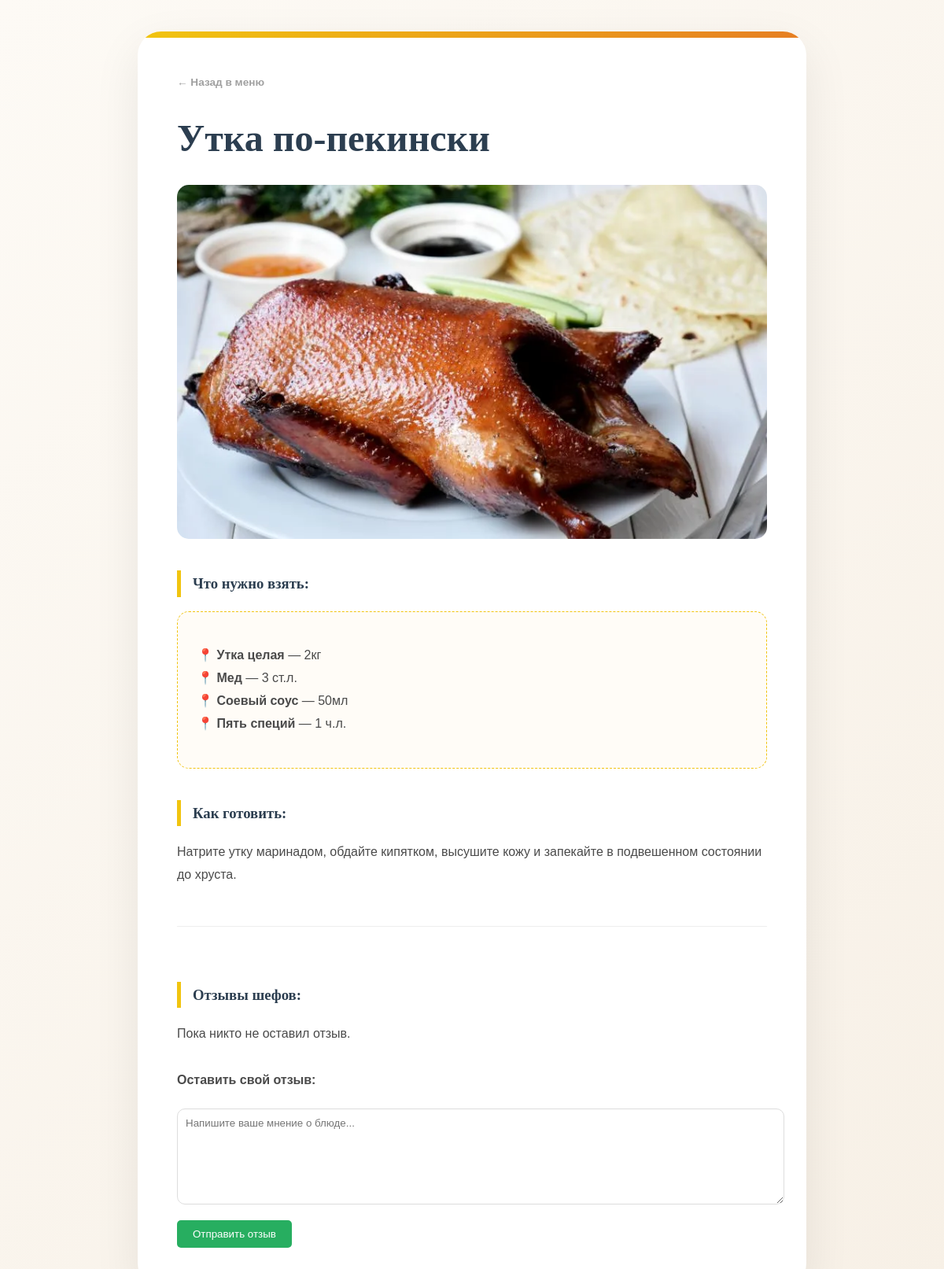
Screenshot of /menu/5/ with the database file from the repository.
### recipes/models.py (models this page shows, shortened)
class Recipe(models.Model):
    DIFFICULTY_CHOICES = [('easy', 'Легко'), ('medium', 'Средне'), ('hard', 'Сложно')]
    title = models.CharField(max_length=200, verbose_name="Название блюда")
    description = models.TextField(verbose_name="Описание приготовления")
    image = models.ImageField(upload_to='recipes/', verbose_name="Фото блюда", blank=True, null=True)
    author = models.ForeignKey(ChefProfile, on_delete=models.CASCADE, related_name='recipes', null=True)
    category = models.ForeignKey(Category, on_delete=models.SET_NULL, null=True)
    difficulty = models.CharField(max_length=10, choices=DIFFICULTY_CHOICES, default='easy')
    cooking_time = models.PositiveIntegerField(default=30)
    created_at = models.DateTimeField(auto_now_add=True)

class Ingredient(models.Model):
    recipe = models.ForeignKey(Recipe, on_delete=models.CASCADE, related_name='ingredients_list')
    name = models.CharField(max_length=100)
    amount = models.CharField(max_length=50)

### recipes/views.py (the view)
# urls.py: path('menu/<int:pk>/', recipe_detail, name='recipe_detail'),
def recipe_detail(request, pk):
    recipe = get_object_or_404(Recipe, pk=pk)
    chef_name = request.session.get('chef_name')
    if request.method == 'POST' and chef_name:
        author = ChefProfile.objects.get(username=chef_name)
        Comment.objects.create(recipe=recipe, author=author, text=request.POST.get('text'))
        return redirect('recipe_detail', pk=pk)
    return render(request, 'recipe_detail.html', {'recipe': recipe, 'chef': chef_name})

### recipes/templates/recipe_detail.html (shortened to what this page needs)
<!DOCTYPE html>
{% load static %}
<html lang="ru">
<head>
    <link href="https://googleapis.com" rel="stylesheet">
</head>
<body>
    <div class="recipe-card">
        <a href="{% url 'menu' %}" class="back-link">← Назад в меню</a>
        <h1>{{ recipe.title }}</h1>
        {% if recipe.image_name %}
            <img src="{% static recipe.image_name %}" class="recipe-image" alt="{{ recipe.title }}">
        {% elif recipe.image %}
            <img src="{% static recipe.image %}" class="recipe-image" alt="{{ recipe.title }}">
        {% endif %}
        <h3>Что нужно взять:</h3>
        <div class="ingredients-box">
            <ul style="list-style: none; padding: 0;">
                {% for item in recipe.ingredients_list.all %}
                    <li>📍 <b>{{ item.name }}</b> — {{ item.amount }}</li>
                {% empty %}
                    <li>Ингредиенты не указаны</li>
                {% endfor %}
            </ul>
        </div>
        <h3>Как готовить:</h3>
        <div class="instructions">{{ recipe.description }}</div>
        <div style="margin-top: 50px; border-top: 1px solid #eee; padding-top: 30px;">
            <h3>Отзывы шефов:</h3>
            {% for comment in recipe.comments.all %}
                <div class="comment">
                    <b>{{ comment.author.username }}</b>: {{ comment.text }}
                    <div style="font-size: 0.8em; color: #999;">{{ comment.created_at|date:"d.m.Y H:i" }}</div>
                </div>
            {% empty %}
                <p>Пока никто не оставил отзыв.</p>
            {% endfor %}
            <h4 style="margin-top: 30px;">Оставить свой отзыв:</h4>
            <form method="POST">
                <textarea name="text" placeholder="Напишите ваше мнение о блюде..." required></textarea>
                <button type="submit" class="btn-comment">Отправить отзыв</button>
            </form>
        </div>
    </div>
</body>
</html>

### recipes/templates/recipe_detail.html (style rules this page uses)
body { font-family: 'Montserrat', sans-serif; background: linear-gradient(135deg, #fdfaf5 0%, #f7f0e6 100%); color: #4a4a4a; line-height: 1.8; margin: 0; padding: 40px 20px; display: flex; justify-content: center; min-height: 100vh; }
.recipe-card { background: #ffffff; max-width: 750px; width: 100%; padding: 50px; border-radius: 30px; box-shadow: 0 20px 60px rgba(0,0,0,0.08); position: relative; overflow: hidden; }
.recipe-card::before { content: ""; position: absolute; top: 0; left: 0; right: 0; height: 8px; background: linear-gradient(90deg, #f1c40f, #e67e22); }
.back-link { display: inline-flex; align-items: center; text-decoration: none; color: #a0a0a0; font-size: 0.85em; font-weight: 600; margin-bottom: 30px; transition: 0.3s; }
h1 { font-family: 'Playfair Display', serif; font-size: 3em; line-height: 1.2; margin: 0 0 30px 0; color: #2c3e50; }
.recipe-image { width: 100%; height: 450px; object-fit: cover; border-radius: 15px; display: block; margin: 0 auto 40px auto; }
h3 { font-family: 'Playfair Display', serif; margin-top: 40px; color: #2c3e50; border-left: 5px solid #f1c40f; padding-left: 15px; }
.ingredients-box { background: #fffcf7; border: 1px dashed #f1c40f; padding: 25px; border-radius: 15px; }
.instructions { white-space: pre-line; margin-bottom: 40px; }
textarea { width: 100%; height: 100px; border-radius: 10px; border: 1px solid #ddd; padding: 10px; font-family: inherit; }
.btn-comment { background: #27ae60; color: white; border: none; padding: 10px 20px; border-radius: 5px; cursor: pointer; margin-top: 10px; }

### rows the page displays
Recipe: title "Утка по-пекински", image (picture), description "Натрите утку маринадом, обдайте кипятком, высушите кожу и запекайте в подвешенном состоянии до хруста."
Ingredient: name "Утка целая", amount "2кг"
Ingredient: name "Мед", amount "3 ст.л."
Ingredient: name "Соевый соус", amount "50мл"
Ingredient: name "Пять специй", amount "1 ч.л."
